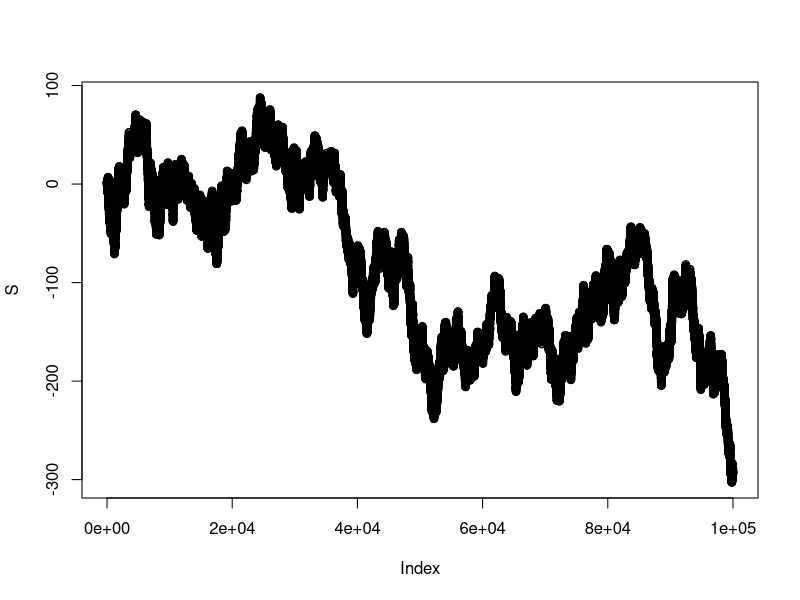

Here is the R script that generated this plot:
#Markov Chain
# https://www.cs.princeton.edu/courses/archive/fall13/cos521/lecnotes/lec12.pdf
# quick definition: http://mathworld.wolfram.com/MarkovChain.html
# https://www.dartmouth.edu/~chance/teaching_aids/books_articles/probability_book/Chapter11.pdf


# set.seed(10204)

n <- 10^5
S <- vector(mode = "numeric", length = n+1) #inital state
S[1] <- 0

for(i in 1:n){
	S[i+1] <-  rnorm(1, mean = S[i], sd = 1)
}

plot(S)
